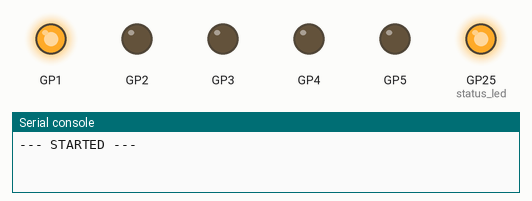
Simulated run of this program. Board: Raspberry Pi Pico running MicroPython. Shown: output pins drawn as LEDs (lit = HIGH), the last lines printed to the serial console. At 12.0 s the program stops and its outputs stay as they are.

Above: at 0.1 s.
At 1.5 s:
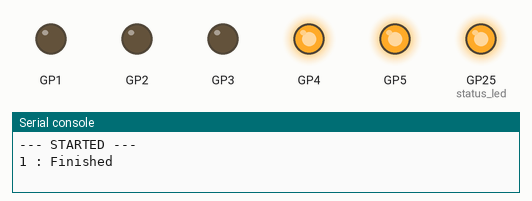
At 2.9 s:
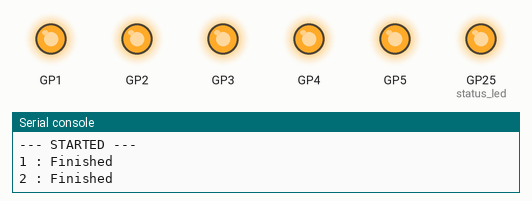
At 5.9 s:
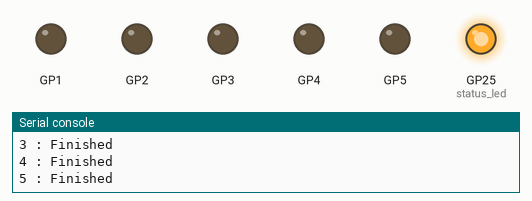
At 9.1 s:
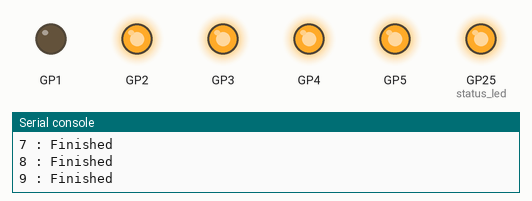
At 12.1 s:
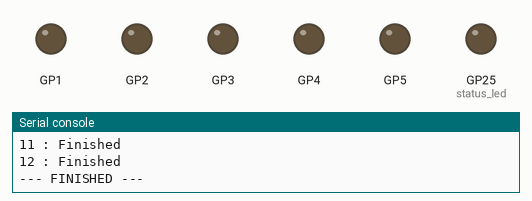
Timing chart, 0 to 13.5 s (numbered marks = the images above):
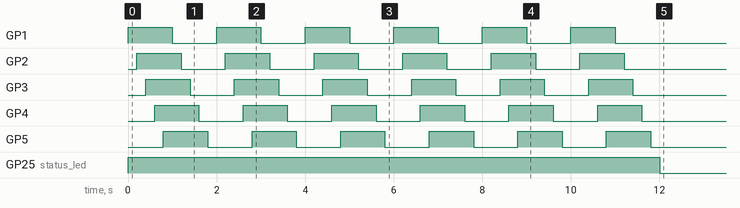

Measured:
- by itself, GP1–4: alternates HIGH for 1.0 s and LOW for 1.0 s, 12 changes in all, then stays LOW
- by itself, GP5: alternates HIGH for 1.0 s and LOW for 1.0 s
- by itself, GP25 (status_led): LOW → HIGH at 0.00 s, → LOW 12.0 s later

The program:

something_basic.py
```python
from machine import Pin
import utime

rows = []
print("--- STARTED ---") # log

status_led = Pin(25, Pin.OUT)
status_led.value(1) # turn the litle green led on the pico board on

rows.append(Pin(1, Pin.OUT))  # row1
rows.append(Pin(2, Pin.OUT))  # row2
rows.append(Pin(3, Pin.OUT))  # row3
rows.append(Pin(4, Pin.OUT))  # row4
rows.append(Pin(5, Pin.OUT))  # row5

for _ in range(12):
    for row in rows:
        row.toggle() # toggle row
        utime.sleep(0.2) # sleep for 0.2sec
    print(str(_ + 1) + " : Finished") # log

for row in rows:
    row.value(0) # turn everything off incase its still on
status_led.value(0) # turn the little green led off
print("--- FINISHED ---") # log
```
